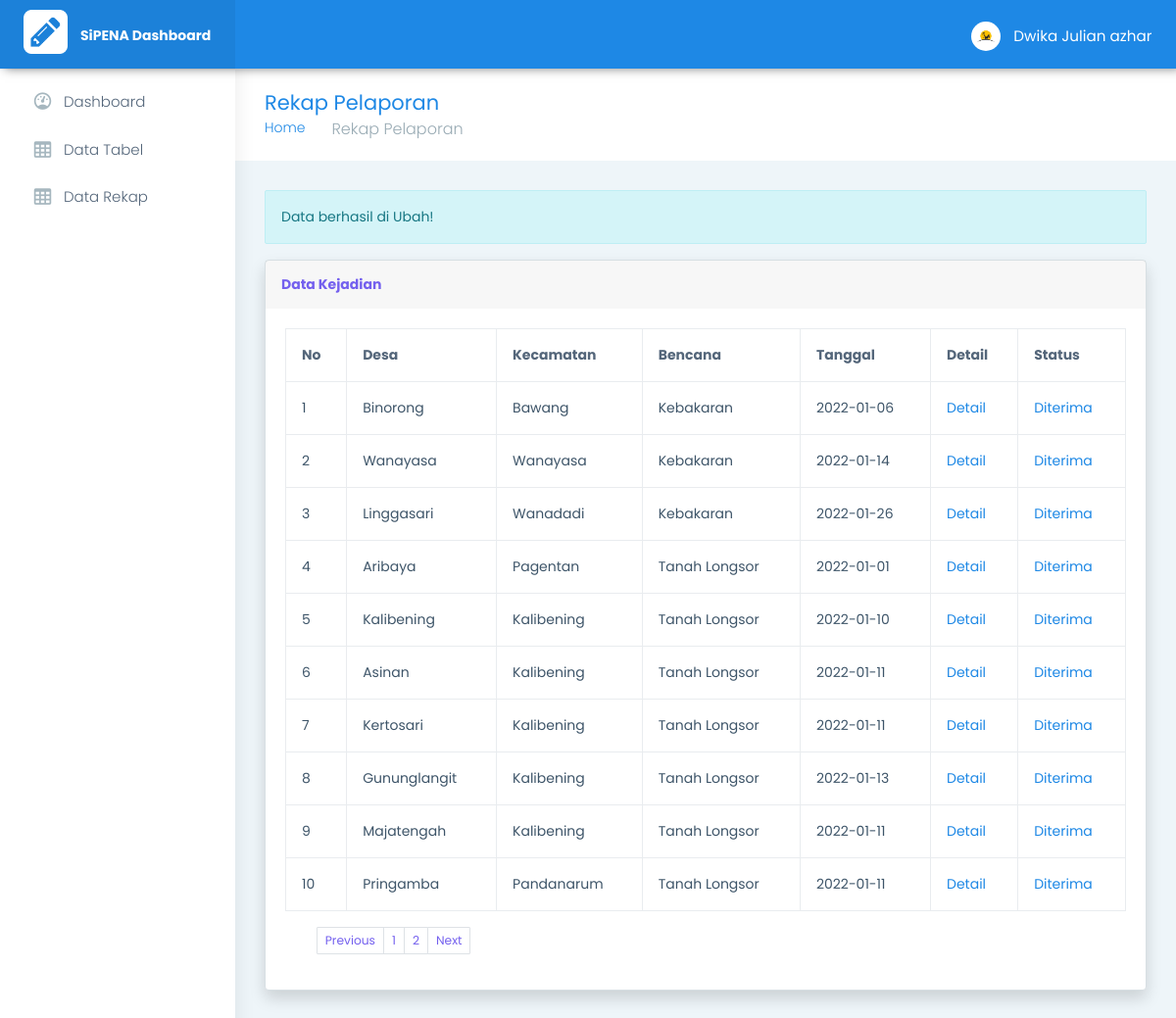
The page /pages-bencana.php?pesan=acc (signed in) on the database its author committed.
### tables this page shows
CREATE TABLE `rekap_bencana`  (
  `id_rekap` int(11) NOT NULL AUTO_INCREMENT,
  `tgl_kejadian` date NULL DEFAULT NULL,
  `id_bencana_detail` int(11) NULL DEFAULT NULL,
  `nama_kk` varchar(255) NULL DEFAULT NULL,
  `jumlah_jiwa` varchar(255) NULL DEFAULT NULL,
  `rt` varchar(255) NULL DEFAULT NULL,
  `rw` varchar(255) NULL DEFAULT NULL,
  `id_desa_detail` int(11) NULL DEFAULT NULL,
  `rusak_berat` varchar(255) NULL DEFAULT NULL,
  `rusak_sedang` varchar(255) NULL DEFAULT NULL,
  `rusak_ringan` varchar(255) NULL DEFAULT NULL,
  `terancam` varchar(255) NULL DEFAULT NULL,
  `meninggal_dunia` varchar(255) NULL DEFAULT NULL,
  `luka_luka` varchar(255) NULL DEFAULT NULL,
  `kronologi` longtext NULL,
  `kerugian` varchar(255) NULL DEFAULT NULL,
  `gambar` varchar(255) NULL DEFAULT NULL,
  `latitude` varchar(255) NULL DEFAULT NULL,
  `longitude` varchar(255) NULL DEFAULT NULL,
  `status` int(11) NULL DEFAULT NULL,
  PRIMARY KEY (`id_rekap`) USING BTREE,
  INDEX `bencana_detail`(`id_bencana_detail`) USING BTREE,
  INDEX `desa_detail`(`id_desa_detail`) USING BTREE,
  CONSTRAINT `bencana_detail` FOREIGN KEY (`id_bencana_detail`) REFERENCES `bencana_detail` (`id_bencana_detail`) ON DELETE CASCADE ON UPDATE CASCADE,
  CONSTRAINT `des_kec_dtl` FOREIGN KEY (`id_desa_detail`) REFERENCES `desa_detail` (`id_desa_detail`) ON DELETE CASCADE ON UPDATE CASCADE
);

CREATE TABLE `desa_detail`  (
  `id_desa_detail` int(11) NOT NULL AUTO_INCREMENT,
  `desa` varchar(255) NULL DEFAULT NULL,
  `id_kec_detail` int(11) NULL DEFAULT NULL,
  PRIMARY KEY (`id_desa_detail`) USING BTREE,
  INDEX `des_kec`(`id_kec_detail`) USING BTREE,
  CONSTRAINT `des_kec` FOREIGN KEY (`id_kec_detail`) REFERENCES `kec_detail` (`id_kec_detail`) ON DELETE CASCADE ON UPDATE CASCADE
);

CREATE TABLE `kec_detail`  (
  `id_kec_detail` int(11) NOT NULL AUTO_INCREMENT,
  `kecamatan` varchar(255) NULL DEFAULT NULL,
  PRIMARY KEY (`id_kec_detail`) USING BTREE,
  INDEX `kecamatan`(`kecamatan`) USING BTREE
);

CREATE TABLE `bencana_detail`  (
  `id_bencana_detail` int(11) NOT NULL AUTO_INCREMENT,
  `bencana` varchar(255) NULL DEFAULT NULL,
  PRIMARY KEY (`id_bencana_detail`) USING BTREE
);

### html/pages-bencana.php (the view, shortened to what this page needs)
<!DOCTYPE html>
<html dir="ltr" lang="en">
<head>
    <link href="../assets/plugins/chartist-js/dist/chartist.min.css" rel="stylesheet">
    <link href="../assets/plugins/chartist-js/dist/chartist-init.css" rel="stylesheet">
    <link href="../assets/plugins/chartist-plugin-tooltip-master/dist/chartist-plugin-tooltip.css" rel="stylesheet">
    <link href="../assets/plugins/c3-master/c3.min.css" rel="stylesheet">
    <link href="css/style.min.css" rel="stylesheet">
</head>
<body>
    <div id="main-wrapper" data-layout="vertical" data-navbarbg="skin5" data-sidebartype="full" data-sidebar-position="absolute" data-header-position="absolute" data-boxed-layout="full">
        <header class="topbar" data-navbarbg="skin6">
            <nav class="navbar top-navbar navbar-expand-md navbar-dark">
                <div class="navbar-header" data-logobg="skin6">
                    <a class="navbar-brand ms-4" href="home.php">
                        <b class="logo-icon">
                            <img src="img/logo1.png" class="me-2 figure-img img-fluid rounded" width="45" height="45">
                        </b>
                        <span class="logo-text">
                            <span class="mr-3 d-none d-lg-inline text-gray-600 small" style="font-weight:bold">SiPENA Dashboard
                        </span>
                    </a>
                </div>
                <div class="navbar-collapse collapse" id="navbarSupportedContent" data-navbarbg="skin5">
                    <ul class="navbar-nav me-auto mt-md-0 ">
                        <li class="nav-item search-box">
                            <a class="nav-link text-muted" href="javascript:void(0)"><i class="ti-search"></i></a>
                        </li>
                    </ul>
                    <ul class="navbar-nav">
                        <li class="nav-item dropdown">
                            <a class="nav-link dropdown-toggle text-muted waves-effect waves-dark" href="#" id="navbarDropdown" role="button" data-bs-toggle="dropdown" aria-expanded="false">
                                <img class="profile-pic me-2" src="../html/img/user/<?php echo $_SESSION['image']; ?>" />
                                <span class="mr-2 d-none d-lg-inline text-gray-600 small"><?php echo $_SESSION['nama']; ?></span>
                            </a>
                        </li>
                    </ul>
                </div>
            </nav>
        </header>
        <aside class="left-sidebar" data-sidebarbg="skin6">
            <div class="scroll-sidebar">
                <nav class="sidebar-nav">
                    <ul id="sidebarnav">
                        <li class="sidebar-item"> <a class="sidebar-link waves-effect waves-dark sidebar-link" href="home.php" aria-expanded="false"><i class="mdi me-2 mdi-gauge"></i><span class="hide-menu">Dashboard</span></a></li>
                        <li class="sidebar-item"> <a class="sidebar-link waves-effect waves-dark sidebar-link" href="pages-data-table.php" aria-expanded="false"><i class="mdi me-2 mdi-table-large"></i><span class="hide-menu">Data Tabel</span></a></li>
                        <li class="sidebar-item"> <a class="sidebar-link waves-effect waves-dark sidebar-link" href="pages-data-rekap.php" aria-expanded="false"><i class="mdi me-2 mdi-table-large"></i><span class="hide-menu">Data Rekap</span></a></li>
                    </ul>
                </nav>
            </div>
        </aside>
        <div class="page-wrapper">
            <div class="page-breadcrumb">
                <div class="row align-items-center">
                    <div class="col-md-6 col-8 align-self-center">
                        <h3 class="page-title mb-0 p-0">Rekap Pelaporan</h3>
                        <div class="d-flex align-items-center">
                            <nav aria-label="breadcrumb">
                                <ol class="breadcrumb">
                                    <li class="breadcrumb-item"><a href="home.php">Home</a></li>
                                    <li class="breadcrumb-item active" aria-current="page">Rekap Pelaporan</li>
                                </ol>
                            </nav>
                        </div>
                    </div>
                </div>
            </div>
            <div class="container-fluid">
                <?php
                if (isset($_GET['pesan'])) {
                    $pesan = $_GET['pesan'];
                    if ($pesan == "input") {
                        echo '<div class="alert alert-primary" role="alert"> Data berhasil di input!</div';
                    } else if ($pesan == "gagal") {
                        echo
                        '<div class="alert alert-danger" role="alert"> Data Gagal di input!</div';
                    } else if ($pesan == "hapus") {
                        echo
                        '<div class="alert alert-success" role="alert"> Data berhasil di hapus!</div';
                    } else if ($pesan == "update") {
                        echo
                        '<div class="alert alert-success" role="alert"> Data berhasil di update!</div';
                    } else if ($pesan == "acc") {
                        echo
                        '<div class="alert alert-success" role="alert"> Data berhasil di Ubah!</div';
                    } else if ($pesan == "acc!") {
                        echo
                        '<div class="alert alert-success" role="alert"> Data gagal di Ubah!</div';
                    }
                }
                ?>
                <?php include 'conn.php'; ?>
                <div class="card shadow mb-4">
                    <div class="card-header py-3">
                        <h6 class="m-0 font-weight-bold text-primary">Data Kejadian</h6>
                    </div>
                    <div class="card-body">
                        <div class="table-responsive">
                            <table class="table table-bordered" id="dataTable" width="100%" cellspacing="0">
                                <thead>
                                    <tr>
                                        <th>No</th>
                                        <th>Desa</th>
                                        <th>Kecamatan</th>
                                        <th>Bencana</th>
                                        <th>Tanggal</th>
                                        <th>Detail</th>
                                        <th>Status</th>
                                    </tr>
                                </thead>
                                <?php
                                $halaman = 10;
                                $page = isset($_GET["halaman"]) ? (int)$_GET["halaman"] : 1;
                                $mulai = ($page > 1) ? ($page * $halaman) - $halaman : 0;
                                $previous = $page - 1;
                                $next = $page + 1;
                                $result = mysqli_query($conn, "SELECT * FROM rekap_bencana");
                                $total = mysqli_num_rows($result);
                                $pages = ceil($total / $halaman);
                                $sql = mysqli_query($conn, "SELECT * FROM rekap_bencana
                                    JOIN desa_detail ON rekap_bencana.id_desa_detail = desa_detail.id_desa_detail
                                    JOIN kec_detail ON desa_detail.id_kec_detail = kec_detail.id_kec_detail
                                    JOIN bencana_detail ON rekap_bencana.id_bencana_detail = bencana_detail.id_bencana_detail WHERE status='1' LIMIT $mulai, $halaman ");
                                $no = $mulai + 1;
                                while ($row = mysqli_fetch_array($sql)) {
                                ?>
                                    <tbody>
                                        <tr>
                                            <td><?php echo $no++; ?></td>
                                            <td><?php echo $row['desa']; ?></td>
                                            <td><?php echo $row['kecamatan']; ?></td>
                                            <td><?php echo $row['bencana']; ?></td>
                                            <td><?php echo $row['tgl_kejadian']; ?></td>
                                            <td>
                                                <a href="#" data-bs-toggle="modal" data-bs-target="#detail<?php echo $row['id_rekap']; ?>">Detail</a>
                                            </td>
                                            <td><?php
                                                if ($row['status'] == 0) { ?>
                                                    <a href="#" data-bs-toggle="modal" data-bs-target="#modal<?php echo $row['id_rekap']; ?>">Belum diterima</a>
                                                <?php } else { ?>
                                                    <a href="#" data-bs-toggle="modal" data-bs-target="#modal<?php echo $row['id_rekap']; ?>">Diterima</a>
                                                <?php } ?>
                                            </td>
                                        </tr>
                                    </tbody>
                                <?php } ?>
                            </table>
                            <nav>
                                <ul class="pagination pagination-sm">
                                    <li class="page-item">
                                        <a class="page-link" <?php if ($page > 1) {
                                                                    echo "href='?halaman=$previous'";
                                                                } ?>>Previous</a>
                                    </li>
                                    <?php
                                    for ($x = 1; $x <= $pages; $x++) {
                                    ?>
                                        <li class="page-item"><a class="page-link" href="?halaman=<?php echo $x ?>"><?php echo $x; ?></a></li>
                                    <?php
                                    }
                                    ?>
                                    <li class="page-item">
                                        <a class="page-link" <?php if ($page < $pages) {
                                                                    echo "href='?halaman=$next'";
                                                                } ?>>Next</a>
                                    </li>
                                </ul>
                            </nav>
                        </div>
                    </div>
                </div>
            </div>
        </div>
    </div>
</body>
</html>

### rows shown on the page
rekap_bencana: id_desa_detail.desa "Binorong", kec_detail.kecamatan "Bawang", id_bencana_detail.bencana "Kebakaran", tgl_kejadian "2022-01-06"
rekap_bencana: id_desa_detail.desa "Wanayasa", kec_detail.kecamatan "Wanayasa", id_bencana_detail.bencana "Kebakaran", tgl_kejadian "2022-01-14"
rekap_bencana: id_desa_detail.desa "Linggasari", kec_detail.kecamatan "Wanadadi", id_bencana_detail.bencana "Kebakaran", tgl_kejadian "2022-01-26"
rekap_bencana: id_desa_detail.desa "Aribaya", kec_detail.kecamatan "Pagentan", id_bencana_detail.bencana "Tanah Longsor", tgl_kejadian "2022-01-01"
rekap_bencana: id_desa_detail.desa "Kalibening", kec_detail.kecamatan "Kalibening", id_bencana_detail.bencana "Tanah Longsor", tgl_kejadian "2022-01-10"
rekap_bencana: id_desa_detail.desa "Asinan", kec_detail.kecamatan "Kalibening", id_bencana_detail.bencana "Tanah Longsor", tgl_kejadian "2022-01-11"
rekap_bencana: id_desa_detail.desa "Kertosari", kec_detail.kecamatan "Kalibening", id_bencana_detail.bencana "Tanah Longsor", tgl_kejadian "2022-01-11"
rekap_bencana: id_desa_detail.desa "Gununglangit", kec_detail.kecamatan "Kalibening", id_bencana_detail.bencana "Tanah Longsor", tgl_kejadian "2022-01-13"
rekap_bencana: id_desa_detail.desa "Majatengah", kec_detail.kecamatan "Kalibening", id_bencana_detail.bencana "Tanah Longsor", tgl_kejadian "2022-01-11"
rekap_bencana: id_desa_detail.desa "Pringamba", kec_detail.kecamatan "Pandanarum", id_bencana_detail.bencana "Tanah Longsor", tgl_kejadian "2022-01-11"

### other values the page prints
$_SESSION['nama'] "Dwika Julian azhar"
